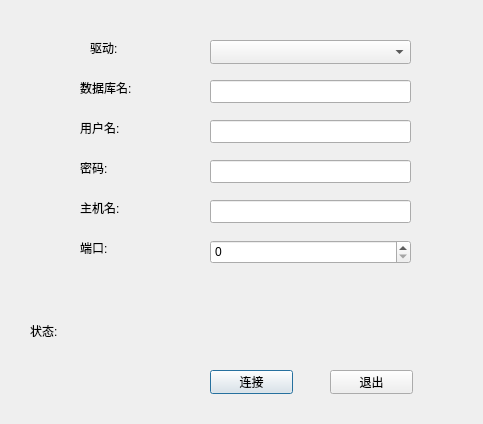
<?xml version="1.0" encoding="UTF-8"?>
<ui version="4.0">
 <class>ConnectDialog</class>
 <widget class="QDialog" name="ConnectDialog">
  <property name="geometry">
   <rect>
    <x>0</x>
    <y>0</y>
    <width>483</width>
    <height>424</height>
   </rect>
  </property>
  <property name="windowTitle">
   <string>Dialog</string>
  </property>
  <widget class="QLabel" name="status_label">
   <property name="geometry">
    <rect>
     <x>30</x>
     <y>320</y>
     <width>101</width>
     <height>21</height>
    </rect>
   </property>
   <property name="text">
    <string>状态:</string>
   </property>
  </widget>
  <widget class="QPushButton" name="pushButton_1">
   <property name="geometry">
    <rect>
     <x>210</x>
     <y>370</y>
     <width>83</width>
     <height>24</height>
    </rect>
   </property>
   <property name="text">
    <string>连接</string>
   </property>
  </widget>
  <widget class="QPushButton" name="pushButton_2">
   <property name="geometry">
    <rect>
     <x>330</x>
     <y>370</y>
     <width>83</width>
     <height>24</height>
    </rect>
   </property>
   <property name="text">
    <string>退出</string>
   </property>
  </widget>
  <widget class="QLabel" name="label_1">
   <property name="geometry">
    <rect>
     <x>90</x>
     <y>40</y>
     <width>62</width>
     <height>16</height>
    </rect>
   </property>
   <property name="text">
    <string>驱动:</string>
   </property>
  </widget>
  <widget class="QLabel" name="label_2">
   <property name="geometry">
    <rect>
     <x>80</x>
     <y>80</y>
     <width>62</width>
     <height>16</height>
    </rect>
   </property>
   <property name="text">
    <string>数据库名:</string>
   </property>
  </widget>
  <widget class="QLabel" name="label_3">
   <property name="geometry">
    <rect>
     <x>80</x>
     <y>120</y>
     <width>62</width>
     <height>16</height>
    </rect>
   </property>
   <property name="text">
    <string>用户名:</string>
   </property>
  </widget>
  <widget class="QLabel" name="label_4">
   <property name="geometry">
    <rect>
     <x>80</x>
     <y>160</y>
     <width>62</width>
     <height>16</height>
    </rect>
   </property>
   <property name="text">
    <string>密码:</string>
   </property>
  </widget>
  <widget class="QLabel" name="label_5">
   <property name="geometry">
    <rect>
     <x>80</x>
     <y>200</y>
     <width>62</width>
     <height>16</height>
    </rect>
   </property>
   <property name="text">
    <string>主机名:</string>
   </property>
  </widget>
  <widget class="QLabel" name="label_6">
   <property name="geometry">
    <rect>
     <x>80</x>
     <y>240</y>
     <width>62</width>
     <height>16</height>
    </rect>
   </property>
   <property name="text">
    <string>端口:</string>
   </property>
  </widget>
  <widget class="QComboBox" name="comboBox">
   <property name="geometry">
    <rect>
     <x>210</x>
     <y>40</y>
     <width>201</width>
     <height>24</height>
    </rect>
   </property>
  </widget>
  <widget class="QLineEdit" name="lineEdit_1">
   <property name="geometry">
    <rect>
     <x>210</x>
     <y>80</y>
     <width>201</width>
     <height>23</height>
    </rect>
   </property>
  </widget>
  <widget class="QLineEdit" name="lineEdit_2">
   <property name="geometry">
    <rect>
     <x>210</x>
     <y>120</y>
     <width>201</width>
     <height>23</height>
    </rect>
   </property>
  </widget>
  <widget class="QLineEdit" name="lineEdit_3">
   <property name="geometry">
    <rect>
     <x>210</x>
     <y>160</y>
     <width>201</width>
     <height>23</height>
    </rect>
   </property>
  </widget>
  <widget class="QLineEdit" name="lineEdit_4">
   <property name="geometry">
    <rect>
     <x>210</x>
     <y>200</y>
     <width>201</width>
     <height>23</height>
    </rect>
   </property>
  </widget>
  <widget class="QSpinBox" name="spinBox">
   <property name="geometry">
    <rect>
     <x>210</x>
     <y>240</y>
     <width>201</width>
     <height>24</height>
    </rect>
   </property>
   <property name="maximum">
    <number>66000</number>
   </property>
   <property name="singleStep">
    <number>1</number>
   </property>
  </widget>
 </widget>
 <resources/>
 <connections/>
</ui>
